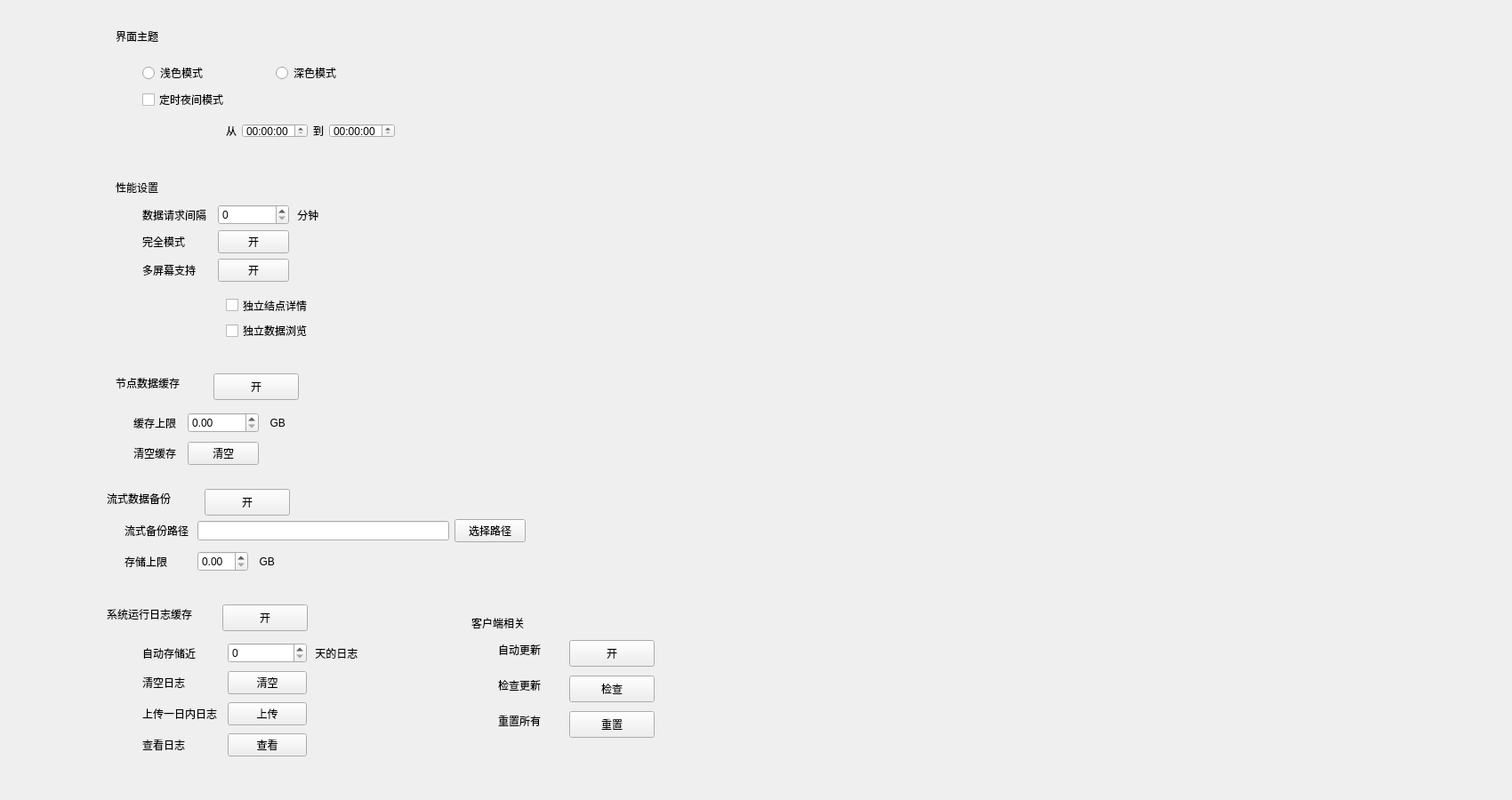
<?xml version="1.0" encoding="UTF-8"?>
<ui version="4.0">
 <class>SystemSetting</class>
 <widget class="QWidget" name="SystemSetting">
  <property name="geometry">
   <rect>
    <x>0</x>
    <y>0</y>
    <width>1700</width>
    <height>900</height>
   </rect>
  </property>
  <property name="windowTitle">
   <string>Form</string>
  </property>
  <widget class="QPushButton" name="pushButton_2">
   <property name="enabled">
    <bool>true</bool>
   </property>
   <property name="geometry">
    <rect>
     <x>240</x>
     <y>420</y>
     <width>96</width>
     <height>30</height>
    </rect>
   </property>
   <property name="text">
    <string>开</string>
   </property>
  </widget>
  <widget class="QLabel" name="label_4">
   <property name="enabled">
    <bool>true</bool>
   </property>
   <property name="geometry">
    <rect>
     <x>130</x>
     <y>420</y>
     <width>101</width>
     <height>22</height>
    </rect>
   </property>
   <property name="text">
    <string>节点数据缓存</string>
   </property>
  </widget>
  <widget class="QLabel" name="label_5">
   <property name="enabled">
    <bool>true</bool>
   </property>
   <property name="geometry">
    <rect>
     <x>120</x>
     <y>550</y>
     <width>111</width>
     <height>22</height>
    </rect>
   </property>
   <property name="text">
    <string>流式数据备份</string>
   </property>
  </widget>
  <widget class="QPushButton" name="pushButton_3">
   <property name="enabled">
    <bool>true</bool>
   </property>
   <property name="geometry">
    <rect>
     <x>230</x>
     <y>550</y>
     <width>96</width>
     <height>30</height>
    </rect>
   </property>
   <property name="text">
    <string>开</string>
   </property>
  </widget>
  <widget class="QLabel" name="label_11">
   <property name="enabled">
    <bool>true</bool>
   </property>
   <property name="geometry">
    <rect>
     <x>120</x>
     <y>680</y>
     <width>131</width>
     <height>22</height>
    </rect>
   </property>
   <property name="text">
    <string>系统运行日志缓存</string>
   </property>
  </widget>
  <widget class="QPushButton" name="pushButton_5">
   <property name="enabled">
    <bool>true</bool>
   </property>
   <property name="geometry">
    <rect>
     <x>250</x>
     <y>680</y>
     <width>96</width>
     <height>30</height>
    </rect>
   </property>
   <property name="text">
    <string>开</string>
   </property>
  </widget>
  <widget class="QWidget" name="widget" native="true">
   <property name="enabled">
    <bool>true</bool>
   </property>
   <property name="geometry">
    <rect>
     <x>160</x>
     <y>720</y>
     <width>281</width>
     <height>136</height>
    </rect>
   </property>
   <layout class="QGridLayout" name="gridLayout">
    <item row="0" column="0">
     <widget class="QLabel" name="label_12">
      <property name="enabled">
       <bool>true</bool>
      </property>
      <property name="text">
       <string>自动存储近</string>
      </property>
      <property name="alignment">
       <set>Qt::AlignJustify|Qt::AlignVCenter</set>
      </property>
     </widget>
    </item>
    <item row="0" column="1">
     <widget class="QSpinBox" name="spinBox_2">
      <property name="enabled">
       <bool>true</bool>
      </property>
     </widget>
    </item>
    <item row="0" column="2">
     <widget class="QLabel" name="label_13">
      <property name="enabled">
       <bool>true</bool>
      </property>
      <property name="text">
       <string> 天的日志</string>
      </property>
     </widget>
    </item>
    <item row="1" column="0">
     <widget class="QLabel" name="label_14">
      <property name="enabled">
       <bool>true</bool>
      </property>
      <property name="text">
       <string>清空日志</string>
      </property>
      <property name="alignment">
       <set>Qt::AlignJustify|Qt::AlignVCenter</set>
      </property>
     </widget>
    </item>
    <item row="1" column="1">
     <widget class="QPushButton" name="pushButton_6">
      <property name="enabled">
       <bool>true</bool>
      </property>
      <property name="text">
       <string>清空</string>
      </property>
     </widget>
    </item>
    <item row="2" column="0">
     <widget class="QLabel" name="label_15">
      <property name="enabled">
       <bool>true</bool>
      </property>
      <property name="text">
       <string>上传一日内日志 </string>
      </property>
      <property name="alignment">
       <set>Qt::AlignJustify|Qt::AlignVCenter</set>
      </property>
     </widget>
    </item>
    <item row="2" column="1">
     <widget class="QPushButton" name="pushButton_7">
      <property name="enabled">
       <bool>true</bool>
      </property>
      <property name="text">
       <string>上传</string>
      </property>
     </widget>
    </item>
    <item row="3" column="0">
     <widget class="QLabel" name="label_16">
      <property name="enabled">
       <bool>true</bool>
      </property>
      <property name="text">
       <string>查看日志</string>
      </property>
      <property name="alignment">
       <set>Qt::AlignJustify|Qt::AlignVCenter</set>
      </property>
     </widget>
    </item>
    <item row="3" column="1">
     <widget class="QPushButton" name="pushButton_8">
      <property name="enabled">
       <bool>true</bool>
      </property>
      <property name="text">
       <string>查看</string>
      </property>
     </widget>
    </item>
   </layout>
  </widget>
  <widget class="QLabel" name="label_18">
   <property name="enabled">
    <bool>true</bool>
   </property>
   <property name="geometry">
    <rect>
     <x>130</x>
     <y>200</y>
     <width>61</width>
     <height>22</height>
    </rect>
   </property>
   <property name="text">
    <string>性能设置</string>
   </property>
  </widget>
  <widget class="QLabel" name="label_20">
   <property name="enabled">
    <bool>true</bool>
   </property>
   <property name="geometry">
    <rect>
     <x>130</x>
     <y>30</y>
     <width>61</width>
     <height>22</height>
    </rect>
   </property>
   <property name="text">
    <string>界面主题</string>
   </property>
  </widget>
  <widget class="QLabel" name="label_23">
   <property name="enabled">
    <bool>true</bool>
   </property>
   <property name="geometry">
    <rect>
     <x>560</x>
     <y>720</y>
     <width>61</width>
     <height>22</height>
    </rect>
   </property>
   <property name="text">
    <string>自动更新</string>
   </property>
  </widget>
  <widget class="QPushButton" name="pushButton_11">
   <property name="enabled">
    <bool>true</bool>
   </property>
   <property name="geometry">
    <rect>
     <x>640</x>
     <y>720</y>
     <width>96</width>
     <height>30</height>
    </rect>
   </property>
   <property name="text">
    <string>开</string>
   </property>
  </widget>
  <widget class="QLabel" name="label_24">
   <property name="enabled">
    <bool>true</bool>
   </property>
   <property name="geometry">
    <rect>
     <x>560</x>
     <y>760</y>
     <width>61</width>
     <height>22</height>
    </rect>
   </property>
   <property name="text">
    <string>检查更新</string>
   </property>
  </widget>
  <widget class="QPushButton" name="pushButton_12">
   <property name="enabled">
    <bool>true</bool>
   </property>
   <property name="geometry">
    <rect>
     <x>640</x>
     <y>760</y>
     <width>96</width>
     <height>30</height>
    </rect>
   </property>
   <property name="text">
    <string>检查</string>
   </property>
  </widget>
  <widget class="QLabel" name="label_25">
   <property name="enabled">
    <bool>true</bool>
   </property>
   <property name="geometry">
    <rect>
     <x>530</x>
     <y>690</y>
     <width>81</width>
     <height>22</height>
    </rect>
   </property>
   <property name="text">
    <string>客户端相关</string>
   </property>
  </widget>
  <widget class="QLabel" name="label_26">
   <property name="enabled">
    <bool>true</bool>
   </property>
   <property name="geometry">
    <rect>
     <x>560</x>
     <y>800</y>
     <width>81</width>
     <height>22</height>
    </rect>
   </property>
   <property name="text">
    <string>重置所有</string>
   </property>
  </widget>
  <widget class="QPushButton" name="pushButton_13">
   <property name="enabled">
    <bool>true</bool>
   </property>
   <property name="geometry">
    <rect>
     <x>640</x>
     <y>800</y>
     <width>96</width>
     <height>30</height>
    </rect>
   </property>
   <property name="text">
    <string>重置</string>
   </property>
  </widget>
  <widget class="QWidget" name="GP1" native="true">
   <property name="geometry">
    <rect>
     <x>140</x>
     <y>580</y>
     <width>451</width>
     <height>68</height>
    </rect>
   </property>
   <layout class="QGridLayout" name="gridLayout_2">
    <item row="0" column="0">
     <widget class="QLabel" name="label_6">
      <property name="enabled">
       <bool>true</bool>
      </property>
      <property name="text">
       <string>流式备份路径 </string>
      </property>
     </widget>
    </item>
    <item row="0" column="1" colspan="3">
     <widget class="QLineEdit" name="lineEdit">
      <property name="enabled">
       <bool>true</bool>
      </property>
     </widget>
    </item>
    <item row="0" column="4">
     <widget class="QPushButton" name="pushButton_4">
      <property name="enabled">
       <bool>true</bool>
      </property>
      <property name="text">
       <string>选择路径</string>
      </property>
     </widget>
    </item>
    <item row="1" column="0">
     <widget class="QLabel" name="label_7">
      <property name="enabled">
       <bool>true</bool>
      </property>
      <property name="text">
       <string>存储上限</string>
      </property>
     </widget>
    </item>
    <item row="1" column="1">
     <widget class="QDoubleSpinBox" name="doubleSpinBox_2">
      <property name="enabled">
       <bool>true</bool>
      </property>
     </widget>
    </item>
    <item row="1" column="2">
     <widget class="QLabel" name="label_10">
      <property name="enabled">
       <bool>true</bool>
      </property>
      <property name="text">
       <string>  GB</string>
      </property>
     </widget>
    </item>
    <item row="1" column="3">
     <spacer name="horizontalSpacer">
      <property name="orientation">
       <enum>Qt::Horizontal</enum>
      </property>
      <property name="sizeHint" stdset="0">
       <size>
        <width>40</width>
        <height>20</height>
       </size>
      </property>
     </spacer>
    </item>
   </layout>
  </widget>
  <widget class="QWidget" name="GP2" native="true">
   <property name="geometry">
    <rect>
     <x>150</x>
     <y>460</y>
     <width>221</width>
     <height>68</height>
    </rect>
   </property>
   <layout class="QGridLayout" name="gridLayout_3">
    <item row="0" column="0">
     <widget class="QLabel" name="label_8">
      <property name="enabled">
       <bool>true</bool>
      </property>
      <property name="text">
       <string>缓存上限  </string>
      </property>
     </widget>
    </item>
    <item row="0" column="1">
     <widget class="QDoubleSpinBox" name="doubleSpinBox">
      <property name="enabled">
       <bool>true</bool>
      </property>
     </widget>
    </item>
    <item row="0" column="2">
     <widget class="QLabel" name="label_9">
      <property name="enabled">
       <bool>true</bool>
      </property>
      <property name="text">
       <string>  GB</string>
      </property>
     </widget>
    </item>
    <item row="1" column="0">
     <widget class="QLabel" name="label_17">
      <property name="enabled">
       <bool>true</bool>
      </property>
      <property name="text">
       <string>清空缓存  </string>
      </property>
      <property name="alignment">
       <set>Qt::AlignJustify|Qt::AlignVCenter</set>
      </property>
     </widget>
    </item>
    <item row="1" column="1">
     <widget class="QPushButton" name="pushButton_9">
      <property name="enabled">
       <bool>true</bool>
      </property>
      <property name="text">
       <string>清空</string>
      </property>
     </widget>
    </item>
    <item row="1" column="2">
     <spacer name="horizontalSpacer_2">
      <property name="orientation">
       <enum>Qt::Horizontal</enum>
      </property>
      <property name="sizeHint" stdset="0">
       <size>
        <width>40</width>
        <height>20</height>
       </size>
      </property>
     </spacer>
    </item>
   </layout>
  </widget>
  <widget class="QWidget" name="">
   <property name="geometry">
    <rect>
     <x>160</x>
     <y>230</y>
     <width>241</width>
     <height>162</height>
    </rect>
   </property>
   <layout class="QGridLayout" name="gridLayout_4">
    <item row="0" column="0">
     <widget class="QLabel" name="label_2">
      <property name="enabled">
       <bool>true</bool>
      </property>
      <property name="text">
       <string>数据请求间隔  </string>
      </property>
     </widget>
    </item>
    <item row="0" column="1">
     <widget class="QSpinBox" name="spinBox">
      <property name="enabled">
       <bool>true</bool>
      </property>
     </widget>
    </item>
    <item row="0" column="2">
     <widget class="QLabel" name="label_3">
      <property name="enabled">
       <bool>true</bool>
      </property>
      <property name="text">
       <string> 分钟</string>
      </property>
     </widget>
    </item>
    <item row="1" column="0">
     <widget class="QLabel" name="label">
      <property name="enabled">
       <bool>true</bool>
      </property>
      <property name="text">
       <string>完全模式</string>
      </property>
     </widget>
    </item>
    <item row="1" column="1">
     <widget class="QPushButton" name="pushButton_10">
      <property name="enabled">
       <bool>true</bool>
      </property>
      <property name="text">
       <string>开</string>
      </property>
     </widget>
    </item>
    <item row="2" column="0">
     <widget class="QLabel" name="label_19">
      <property name="enabled">
       <bool>true</bool>
      </property>
      <property name="text">
       <string>多屏幕支持</string>
      </property>
     </widget>
    </item>
    <item row="2" column="1">
     <widget class="QPushButton" name="pushButton">
      <property name="enabled">
       <bool>true</bool>
      </property>
      <property name="text">
       <string>开</string>
      </property>
     </widget>
    </item>
    <item row="3" column="1" colspan="2">
     <widget class="QWidget" name="GP3" native="true">
      <layout class="QVBoxLayout" name="verticalLayout">
       <item>
        <widget class="QCheckBox" name="checkBox">
         <property name="text">
          <string>独立结点详情</string>
         </property>
        </widget>
       </item>
       <item>
        <widget class="QCheckBox" name="checkBox_2">
         <property name="text">
          <string>独立数据浏览</string>
         </property>
        </widget>
       </item>
      </layout>
     </widget>
    </item>
   </layout>
  </widget>
  <widget class="QWidget" name="">
   <property name="geometry">
    <rect>
     <x>160</x>
     <y>70</y>
     <width>293</width>
     <height>94</height>
    </rect>
   </property>
   <layout class="QGridLayout" name="gridLayout_5">
    <item row="0" column="0">
     <widget class="QRadioButton" name="radioButton_2">
      <property name="text">
       <string>浅色模式</string>
      </property>
     </widget>
    </item>
    <item row="0" column="1">
     <widget class="QRadioButton" name="radioButton">
      <property name="text">
       <string>深色模式</string>
      </property>
     </widget>
    </item>
    <item row="1" column="0">
     <widget class="QCheckBox" name="checkBox_3">
      <property name="text">
       <string>定时夜间模式</string>
      </property>
     </widget>
    </item>
    <item row="2" column="0" colspan="2">
     <widget class="QWidget" name="GP4" native="true">
      <layout class="QHBoxLayout" name="horizontalLayout">
       <item>
        <spacer name="horizontalSpacer_3">
         <property name="orientation">
          <enum>Qt::Horizontal</enum>
         </property>
         <property name="sizeHint" stdset="0">
          <size>
           <width>19</width>
           <height>0</height>
          </size>
         </property>
        </spacer>
       </item>
       <item>
        <widget class="QLabel" name="label_21">
         <property name="enabled">
          <bool>true</bool>
         </property>
         <property name="text">
          <string>从</string>
         </property>
        </widget>
       </item>
       <item>
        <widget class="QTimeEdit" name="timeEdit"/>
       </item>
       <item>
        <widget class="QLabel" name="label_22">
         <property name="enabled">
          <bool>true</bool>
         </property>
         <property name="text">
          <string>到</string>
         </property>
        </widget>
       </item>
       <item>
        <widget class="QTimeEdit" name="timeEdit_2"/>
       </item>
      </layout>
     </widget>
    </item>
   </layout>
  </widget>
 </widget>
 <resources/>
 <connections/>
</ui>
